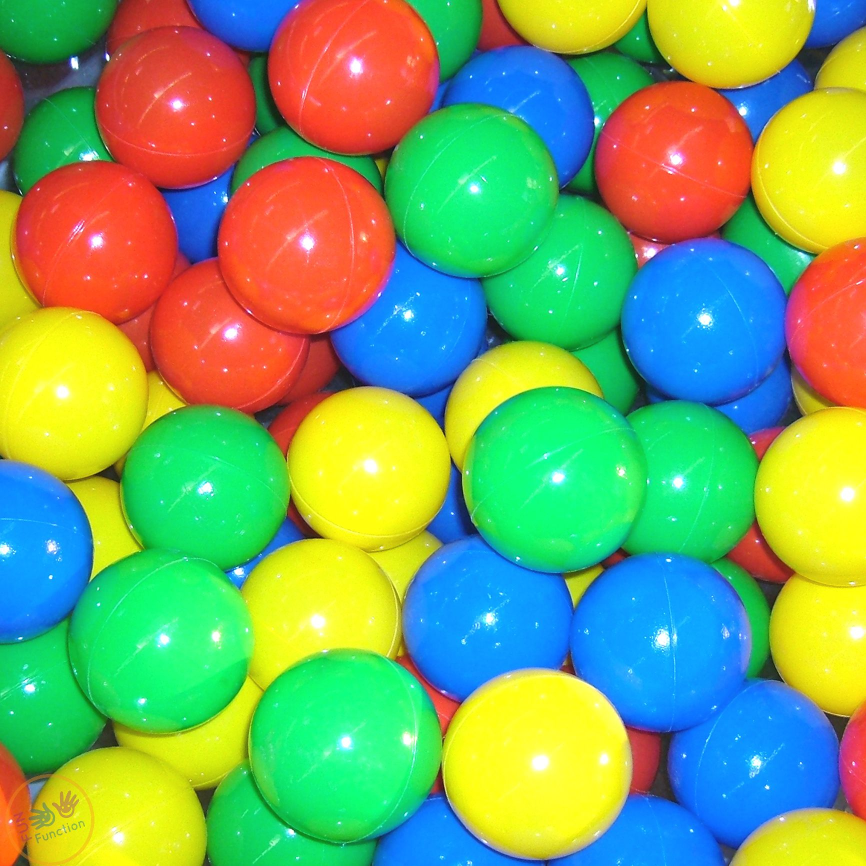
#> input picture support/img/color_balls.jpg, 1732 x 1732 px, given in place of the camera (shown at 1/2 size)
$ python color_extractor.py
#> lines starting #> are read from the running program, lines starting #| are printed output that depends on the picture; after the words box and inside, x2 and y2 are one past the last pixel; in counts of white or black regions, pixels touching at a corner belong together
import cv2
import numpy as np

cap = cv2.VideoCapture(0)
# img = cv2.imread('img/color_balls.jpg')


def nothing(x):
    pass


cv2.namedWindow('control')
cv2.createTrackbar('save', 'control', 0, 1, nothing)
#> slider 'save' is set to 1
cv2.createTrackbar('l-h', 'control', 0, 179, nothing)
#> slider 'l-h' is set to 35
cv2.createTrackbar('l-s', 'control', 0, 255, nothing)
#> slider 'l-s' is set to 51
cv2.createTrackbar('l-v', 'control', 0, 255, nothing)
#> slider 'l-v' is set to 51
cv2.createTrackbar('u-h', 'control', 179, 179, nothing)
cv2.createTrackbar('u-s', 'control', 255, 255, nothing)
cv2.createTrackbar('u-v', 'control', 255, 255, nothing)

while True:
    _, img = cap.read()
#> img is the input picture: shape (1732, 1732, 3); mean B, G, R 100.1, 167.8, 122.6
    height, width, chn = img.shape
#> height = 1732; width = 1732; chn = 3
    if width > 640:
        img = cv2.resize(img, (int(width / 2), int(height / 2)))
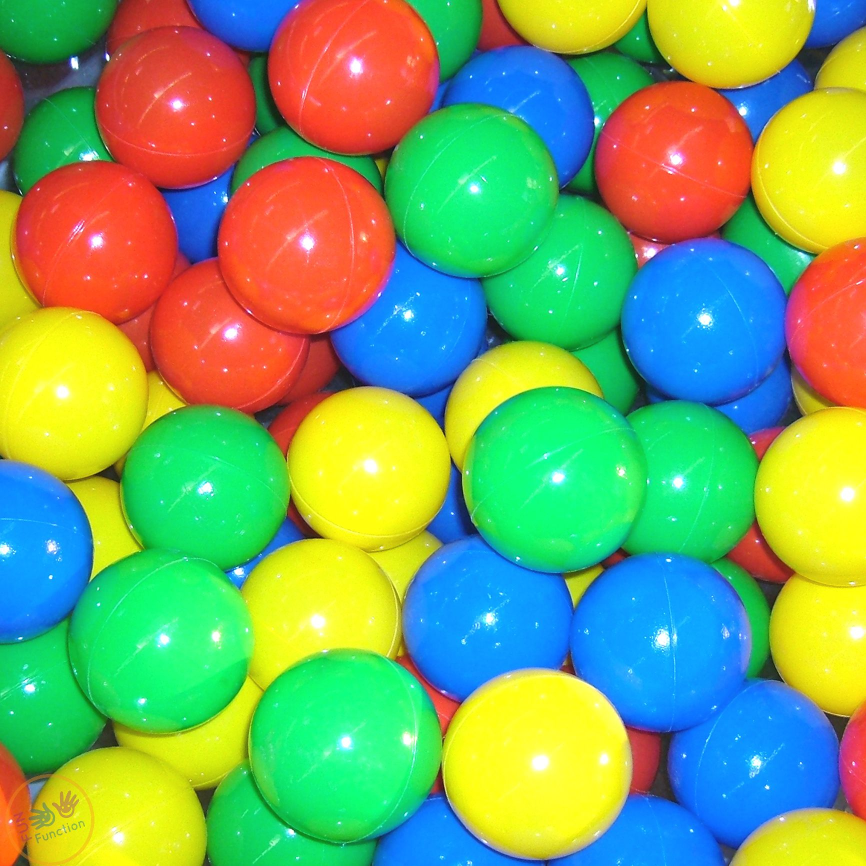
#> img: shape (866, 866, 3); mean B, G, R 100.2, 167.9, 122.7
    else:
        pass

    img = cv2.GaussianBlur(img, (3, 3), 0)
    hsv = cv2.cvtColor(img, cv2.COLOR_BGR2HSV)
#> hsv: shape (866, 866, 3); mean H, S, V 58.2, 215.3, 223.7

    save = cv2.getTrackbarPos('save', 'control')
    lh = cv2.getTrackbarPos('l-h', 'control')
    ls = cv2.getTrackbarPos('l-s', 'control')
    lv = cv2.getTrackbarPos('l-v', 'control')
    uh = cv2.getTrackbarPos('u-h', 'control')
    us = cv2.getTrackbarPos('u-s', 'control')
    uv = cv2.getTrackbarPos('u-v', 'control')

    if save == 1:
        with open('backdoor/hsv.txt', 'w') as f:
            f.write(f'LowerHSV: {lh}:{ls}:{lv}\nUpperHSV: {uh}:{us}:{uv}')
            f.close()
            print('HSV Saved')
    else:
        pass

    lower_hsv = np.array([lh, ls, lv])
    upper_hsv = np.array([uh, us, uv])

    mask = cv2.inRange(hsv, lower_hsv, upper_hsv)
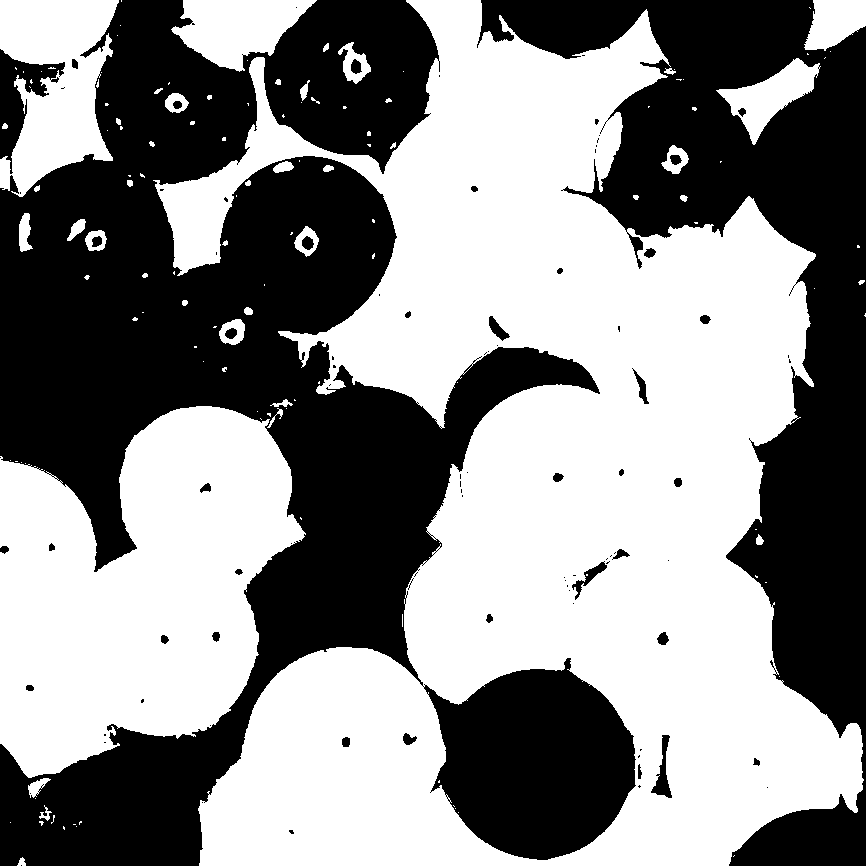
#> mask: shape (866, 866); 54.1% white; 92 black regions (55 under 20 px), largest, box (x1, y1, x2, y2) and area: (0, 0, 636, 866) 234649, (477, 0, 866, 866) 103164, (0, 49, 65, 174) 2915
    extracted = cv2.bitwise_and(img, img, mask=mask)
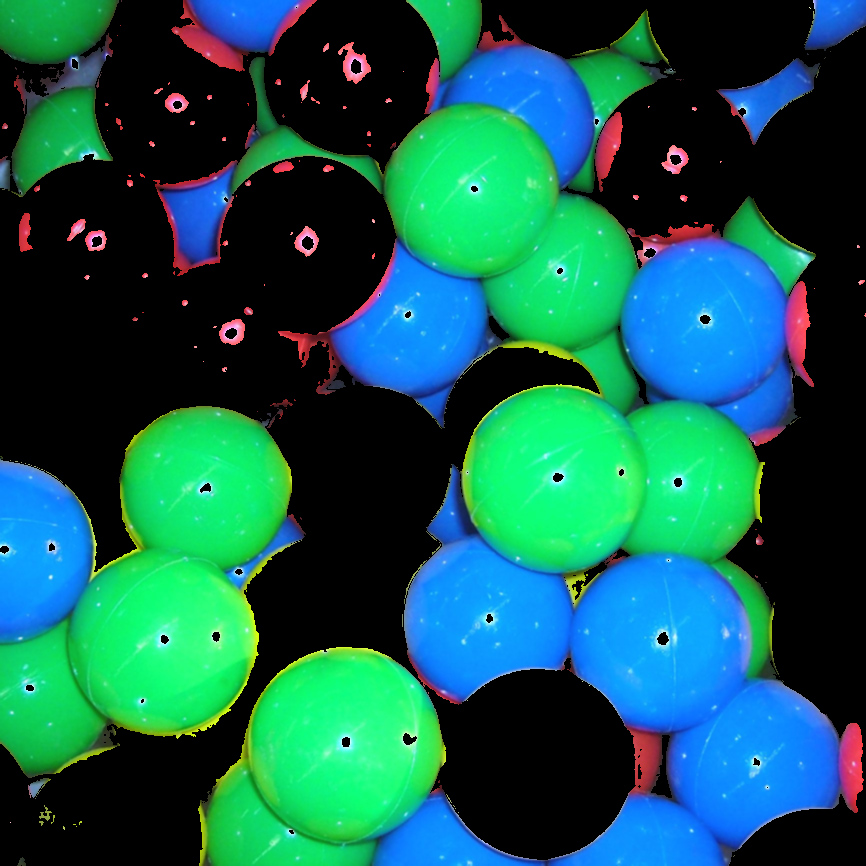
#> extracted: shape (866, 866, 3); mean B, G, R 82.4, 92.1, 18.8

    cv2.imshow('HSV Extractor', extracted)
    if cv2.waitKey(1) == 27:
#> (key Esc is pressed here)
        break

cap.release()
cv2.destroyAllWindows()
